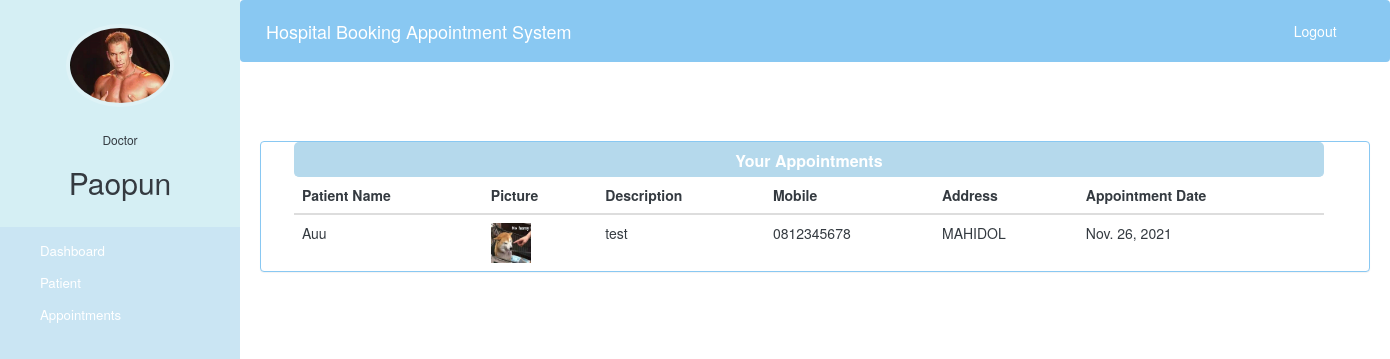
The page /doctor-view-appointment (signed in) on the database as committed earlier.
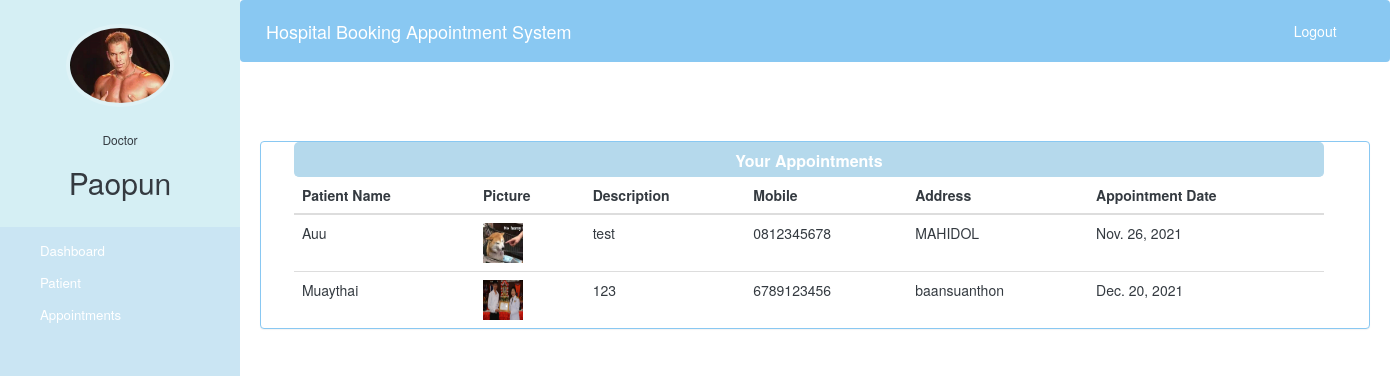
The same page on the database as committed later.
### hospital/models.py (models this page shows, shortened)
class Appointment(models.Model):
    patientId = models.PositiveIntegerField(null=True)
    doctorId = models.PositiveIntegerField(null=True)
    patientName = models.CharField(max_length=40, null=True)
    doctorName = models.CharField(max_length=40, null=True)
    appointmentDate = models.DateField(default=datetime.date.today)
    description = models.TextField(max_length=500)
    status = models.BooleanField(default=False)

class Patient(models.Model):
    user = models.OneToOneField(User, on_delete=models.CASCADE)
    profile_pic = models.ImageField(upload_to='hospital/static/profile_pic/PatientProfilePic/', null=True, blank=True)
    address = models.CharField(max_length=40)
    mobile = models.CharField(max_length=20, null=False)
    symptoms = models.CharField(max_length=100, null=False)
    assignedDoctorId = models.PositiveIntegerField(null=True)
    admitDate = models.DateField(auto_now=True)
    status = models.BooleanField(default=False)

### hospital/views.py (the view)
# urls.py: path('doctor-view-appointment', views.doctor_view_appointment_view,name='doctor-view-appointment'),
@login_required(login_url='doctorlogin')
@user_passes_test(is_doctor)
def doctor_view_appointment_view(request):
    doctor=models.Doctor.objects.get(user_id=request.user.id) #for profile picture of doctor in sidebar
    appointments=models.Appointment.objects.all().filter(status=True,doctorId=request.user.id)
    patientid=[]
    for a in appointments:
        patientid.append(a.patientId)
    patients=models.Patient.objects.all().filter(status=True,user_id__in=patientid)
    appointments=zip(appointments,patients)
    return render(request,'hospital/doctor_view_appointment.html',{'appointments':appointments,'doctor':doctor})

### hospital/views.py (called while the page is built)
def is_doctor(user):
    return user.groups.filter(name='DOCTOR').exists()

### hospital/templates/hospital/doctor_view_appointment.html (shortened to what this page needs)
{% extends 'hospital/doctor_base.html' %} {% block content %} {%load static%}
<head>
    <link href="//netdna.bootstrapcdn.com/bootstrap/3.0.0/css/bootstrap.min.css" rel="stylesheet" id="bootstrap-css">
</head>
<div class="container">
    <div class="panel panel-primary" style="margin-top: 0.50cm; border-color:rgba(137, 200, 242, 1); ;">
        <div class="panel-heading" style="background:rgba(181, 217, 236, 1); border-color:rgba(181, 217, 236, 1) ; text-align:center;
      width: 103rem; height: 3.5rem; margin-left: 0.87cm;  border-radius: 5px;">
            <h6 class="panel-title" style="font-weight: bold;">Your Appointments</h6>
        </div>
        <table class="table table-hover" id="dev-table" style="color: #343A40; margin-left: 0.87cm;  width: 103rem;  ">
            <thead>
                <tr>
                    <th>Patient Name</th>
                    <th>Picture</th>
                    <th>Description</th>
                    <th>Mobile</th>
                    <th>Address</th>
                    <th>Appointment Date</th>
                </tr>
            </thead>
            {% for a,p in appointments %}
            <tr style="color: #343A40;">
                <td style="color: #343A40;">{{a.patientName}}</td>
                <td> <img src="{{ p.profile_pic.url }}" alt="Profile Pic" height="40px" width="40px" /></td>
                <td style="color: #343A40;">{{a.description}}</td>
                <td style="color: #343A40;">{{p.mobile}}</td>
                <td style="color: #343A40;">{{p.address}}</td>
                <td style="color: #343A40;">{{a.appointmentDate}}</td>
            </tr>
            {% endfor %}
        </table>
    </div>
</div>
{% endblock content %}

Rows that differ between the two databases and show on the page:
added Appointment: patientName "Muaythai", profile_pic (picture), description "123", mobile "6789123456", address "baansuanthon", appointmentDate "Dec. 20, 2021"
